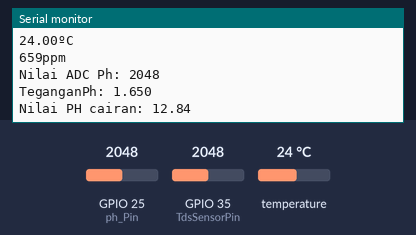
A sketch run on a simulated ESP32. Shown: the last lines printed to the serial monitor. Inputs (shaded band) come from the test bench; at power-on: temperature 24 °C, GPIO 25 (ph_Pin) = 2048, GPIO 35 (TdsSensorPin) = 2048.

Above: at 7.3 s.
7.4 s: temperature set to 12 °C
14.1 s: GPIO 25 (ph_Pin) set to 2866
At 18.8 s:
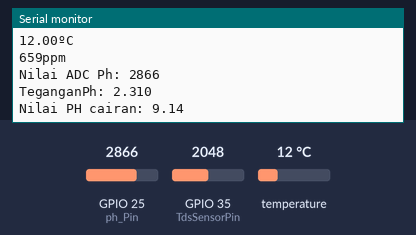
20.8 s: GPIO 35 (TdsSensorPin) set to 2866
27.5 s: temperature set to 19 °C
34.2 s: GPIO 25 (ph_Pin) set to 3603
At 36.7 s:
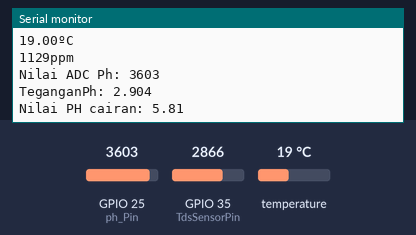
40.9 s: GPIO 35 (TdsSensorPin) set to 3603
Timing chart, 0 to 43.9 s (numbered marks = the images above; inputs shaded):
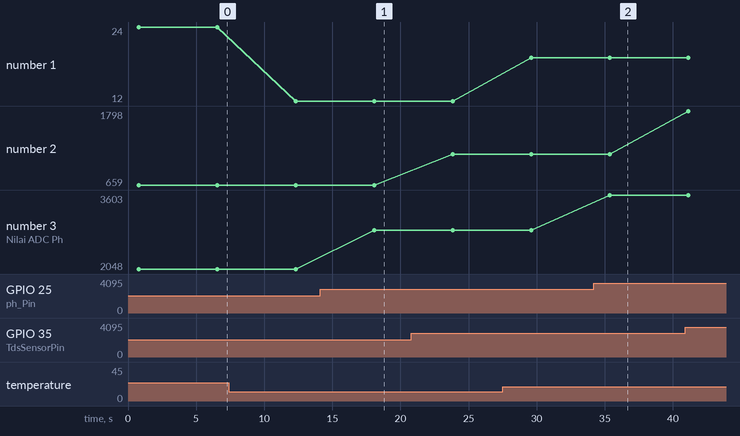

The sketch:

KUALITAS_AIR.ino
```cpp
#include <OneWire.h>
#include <DallasTemperature.h>

#include <EEPROM.h>
#include "GravityTDS.h"
#define TdsSensorPin 35
GravityTDS gravityTds;

float temperature = 25, tdsValue = 0;
// GPIO where the DS18B20 is connected to
const int oneWireBus = 32;

// Setup a oneWire instance to communicate with any OneWire devices
OneWire oneWire(oneWireBus);

// Pass our oneWire reference to Dallas Temperature sensor
DallasTemperature sensors(&oneWire);
float suhuNow;
//PH
const int ph_Pin = 25;
float Po = 0;
float PH_step;
int nilai_analog_PH;
double TeganganPh;

//untuk kalibrasi
float PH4 = 3.226;
float PH7 = 2.691;
//END PH

void setup() {
  // Start the Serial Monitor
  Serial.begin(115200);
  pinMode(ph_Pin, INPUT);
  // Start the DS18B20 sensor
  gravityTds.setPin(TdsSensorPin);
  gravityTds.setAref(3.3);       //reference voltage on ADC, default 5.0V on Arduino UNO
  gravityTds.setAdcRange(4096);  //1024 for 10bit ADC;4096 for 12bit ADC
  gravityTds.begin();            //initialization
  sensors.begin();
}

void loop() {
  suhu();
  tds();
  ph();
  delay(5000);
}

void suhu() {
  sensors.requestTemperatures();
  float temperatureC = sensors.getTempCByIndex(0);
  // float temperatureF = sensors.getTempFByIndex(0);
  suhuNow = temperatureC;
  Serial.print(suhuNow);
  Serial.println("ºC");
  // Serial.print(temperatureF);
  // Serial.println("ºF");
}
void tds() {
  //temperature = readTemperature();  //add your temperature sensor and read it
  gravityTds.setTemperature(temperature);  // set the temperature and execute temperature compensation
  gravityTds.update();                     //sample and calculate
  tdsValue = gravityTds.getTdsValue();     // then get the value
  Serial.print(tdsValue, 0);
  Serial.println("ppm");
}
void ph() {
  nilai_analog_PH = analogRead(ph_Pin);
  Serial.print("Nilai ADC Ph: ");
  Serial.println(nilai_analog_PH);
  TeganganPh = 3.3 / 4095.0 * nilai_analog_PH;
  Serial.print("TeganganPh: ");
  Serial.println(TeganganPh, 3);

  PH_step = (PH4 - PH7) / 3;
  Po = 7.00 + ((PH7 - TeganganPh) / PH_step);  //Po = 7.00 + ((teganganPh7 - TeganganPh) / PhStep);
  Serial.print("Nilai PH cairan: ");
  Serial.println(Po, 2);
}
```

Measured:
- after the input at 14.1 s, the serial monitor: prints a new line after 4.0 s (image 1)
- after the input at 34.2 s, the serial monitor: prints a new line after 1.2 s (image 2)
- plotted number 1: 24 → 12 after the input at 7.4 s, 12 → 19 after the input at 27.5 s
- plotted number 2: 659 → 1129 after the input at 20.8 s, 1129 → 1798 after the input at 40.9 s
- plotted number 3: 2048 → 2866 after the input at 14.1 s, 2866 → 3603 after the input at 34.2 s
